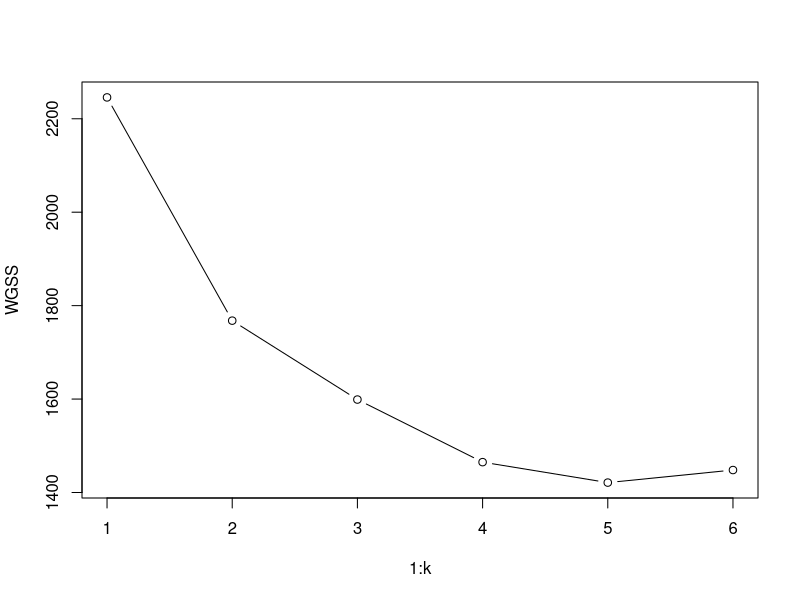

Here is the R script that generated this plot:
#3
setwd("C:/Users/User/Desktop/商業分析/HW")
movies = read.table("movieLens.txt", header=FALSE, sep="|", quote="\"")
colnames(movies) = c("ID", "Title", "ReleaseDate", "VideoReleaseDate", 
                     "IMDB", "Unknown", "Action", "Adventure", "Animation",
                     "Childrens", "Comedy", "Crime", "Documentary", "Drama", 
                     "Fantasy", "FilmNoir", "Horror", "Musical", "Mystery", 
                     "Romance", "SciFi", "Thriller", "War", "Western")
movies$ID = NULL
movies$ReleaseDate = NULL
movies$VideoReleaseDate = NULL
movies$IMDB = NULL
movies = unique(movies)
#a
Movie.seg = kmeans(movies[,2:20], centers=6,nstart = 100,iter.max=200)
cluster1 = subset(movies, Movie.seg$cluster==1)
head(cluster1,n=5)
cluster2 = subset(movies, Movie.seg$cluster==2)
head(cluster2,n=5)
cluster3 = subset(movies, Movie.seg$cluster==3)
head(cluster3,n=5)
cluster4 = subset(movies, Movie.seg$cluster==4)
head(cluster4,n=5)
cluster5 = subset(movies, Movie.seg$cluster==5)
head(cluster5,n=5)
cluster6 = subset(movies, Movie.seg$cluster==6)
head(cluster6,n=5)
#b
Movie.seg
#c
k=6
WGSS=c()
for(i in 1:k){
  WGSS[i]=sum(kmeans(movies[,2:20], centers=i)$withinss)
}
plot(1:k, WGSS, type="b")


